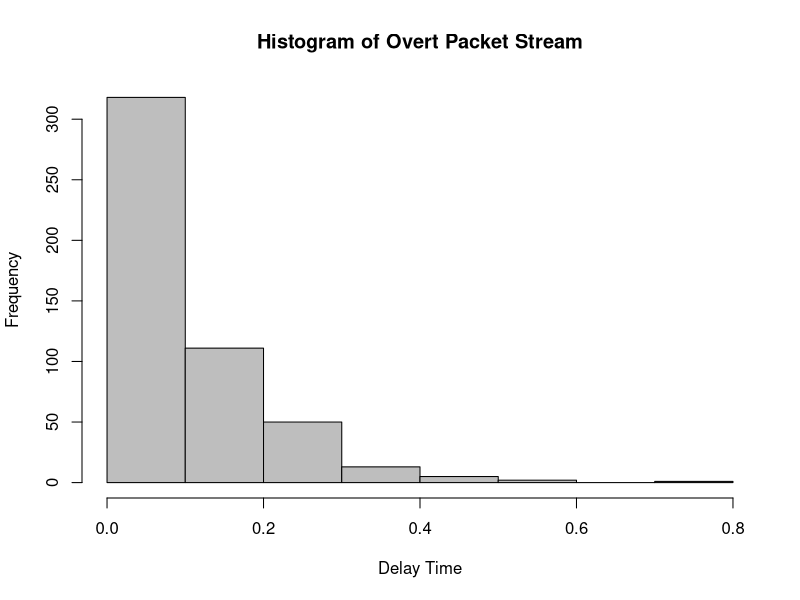
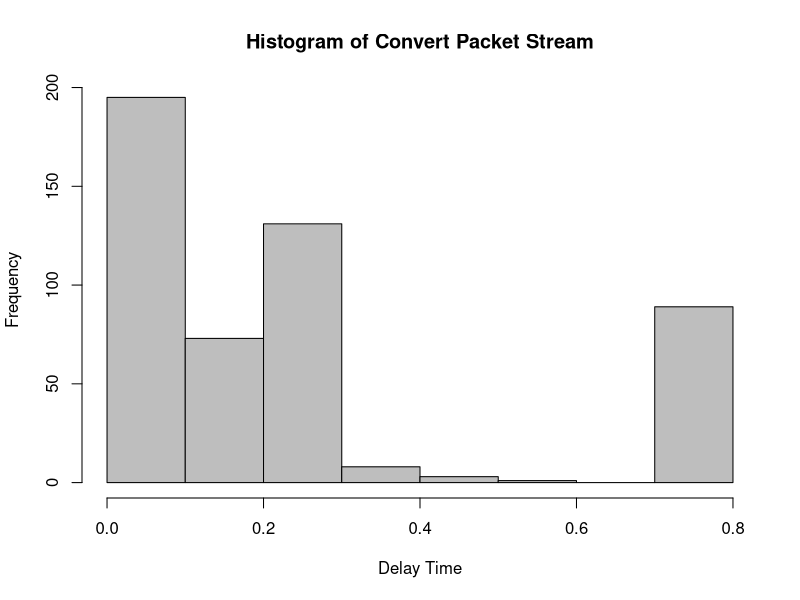
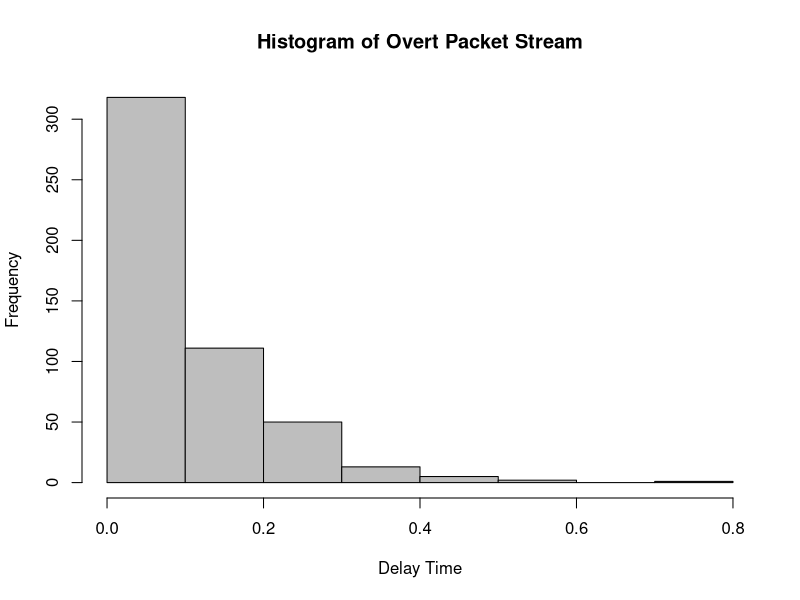
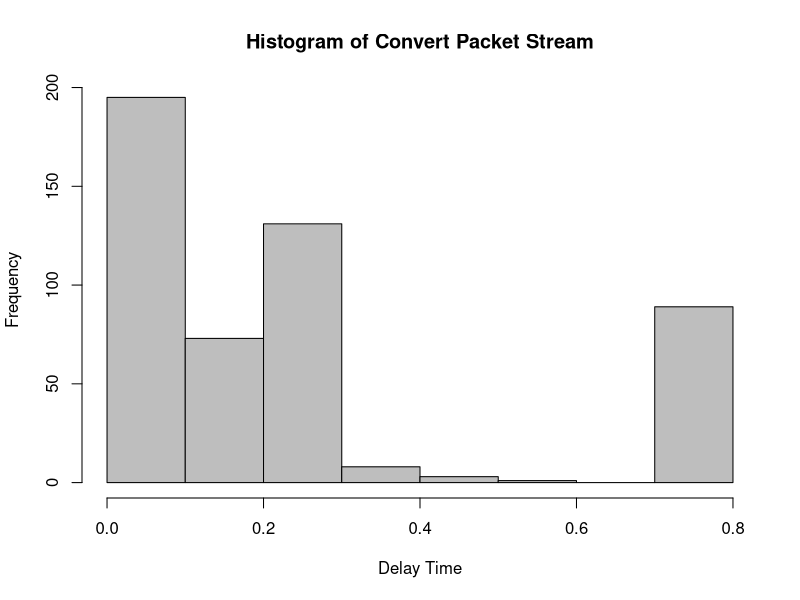
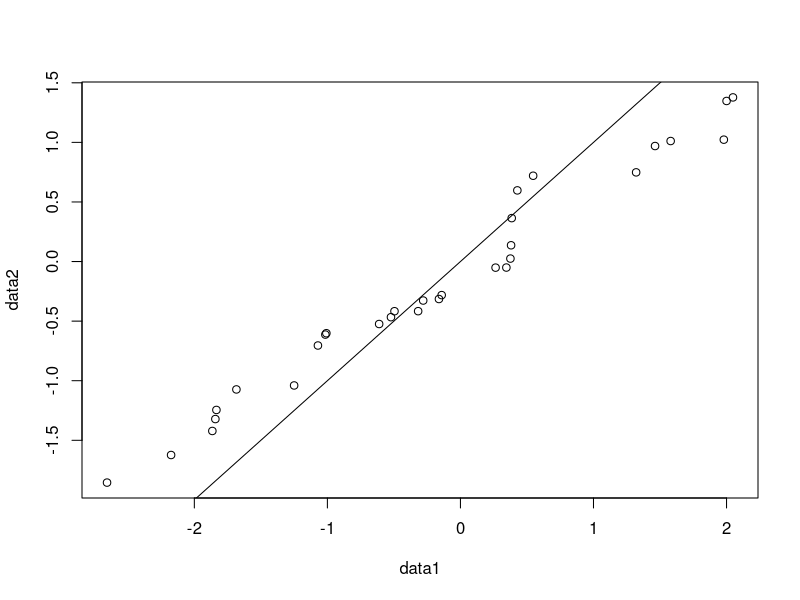
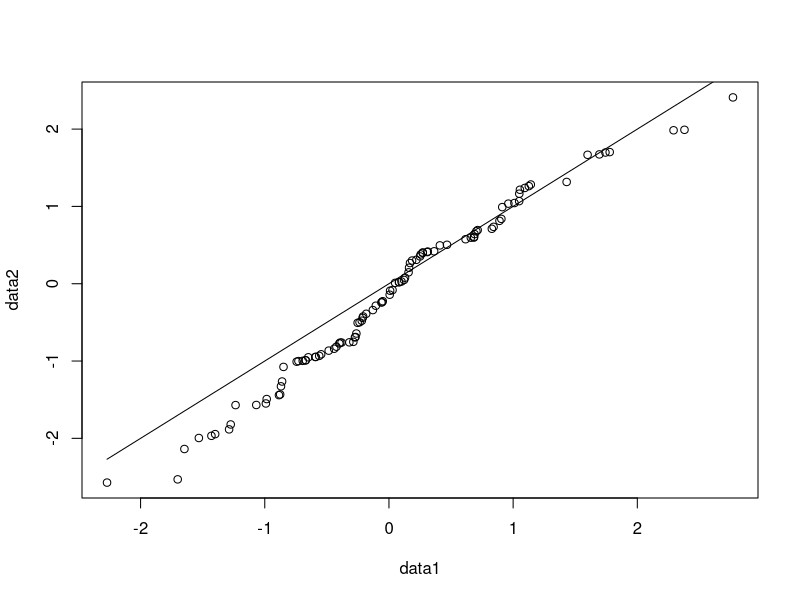
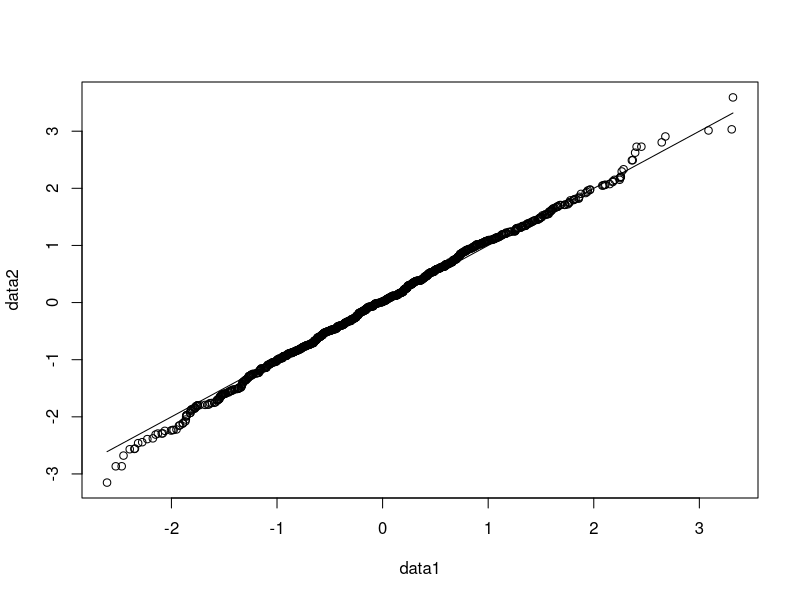
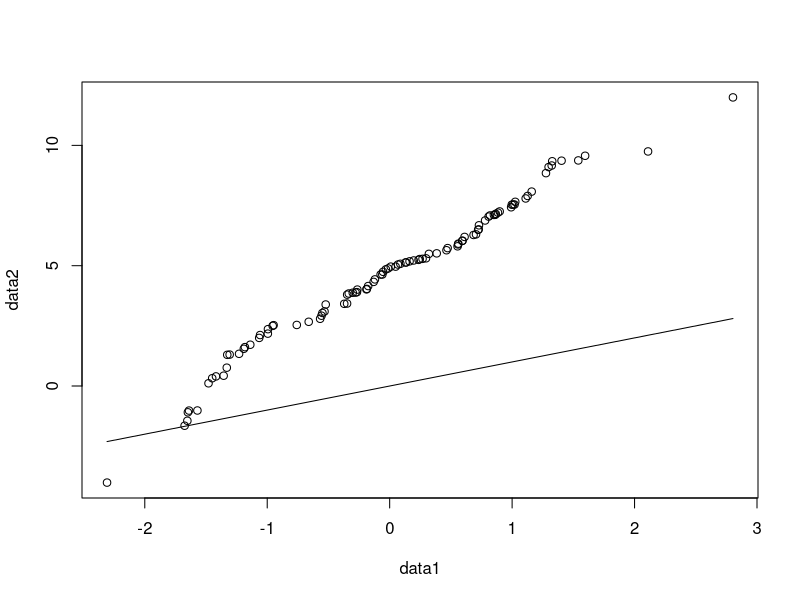

Source code (R) for these figures, in order: (Note: this script raises an error after producing the figures.)
## ---- chunk 1
knitr::opts_chunk$set(echo = TRUE)
## ---- chunk 2
Traffic_data_orig <- read.csv("Traffic_data_orig.csv", header=TRUE)
message <- "this is a secret message"
raw <- charToRaw(message)
time = Traffic_data_orig$Time
num = as.integer(rawToBits(raw))

delays = numeric(length(time) - 1)
for (i in (1:(length(time) - 1))) {
  delays[i] = time[i+1] - time[i]
}

index = 1
bitlen = length(raw)*8
encrpt <- numeric(length(raw)*8)
for (i in (0:(length(raw)-1))) {
  for (j in 1:8) {
    if (num[i*8+j] == 0) {
      encrpt[index] = 0.25
    }
    else {
      encrpt[index] = 0.75
    }
    index = index+1
    j = j-1
  }
}

delays2 = delays
for (i in (1:bitlen)) {
  delays2[i] = encrpt[i]
}
## ---- chunk 3
hist(delays, col='grey', xlab = 'Delay Time',
     main = 'Histogram of Overt Packet Stream')
hist(delays2, col='grey', xlab = 'Delay Time',
     main = 'Histogram of Convert Packet Stream')
## ---- chunk 4
Traffic_data_orig <- read.csv("Traffic_data_orig.csv", header=TRUE)
message <- "this is a secret message"
raw <- charToRaw(message)
time = Traffic_data_orig$Time
num = as.integer(rawToBits(raw))
delays = numeric(length(time) - 1)
for (i in (1:(length(time) - 1))) {
  delays[i] = time[i+1] - time[i]
}
m = median(delays)
max = max(delays)
min = min(delays)

index = 1
bitlen = length(raw)*8
encrpt <- numeric(length(raw)*8)
for (i in (0:(length(raw)-1))) {
  for (j in 1:8) {
    if (num[i * 8 + j] == 0) {
      encrpt[index] = runif(1, min, m)
    }
    else {
      encrpt[index] = runif(1, m, max)
    }
    index = index + 1
    j = j - 1
  }
}

delays3 = delays
for (i in (1:bitlen)) {
  delays3[i] = encrpt[i]
}
## ---- chunk 5
hist(delays, col='grey', xlab = 'Delay Time',
     main = 'Histogram of Overt Packet Stream')
hist(delays2, col='grey', xlab = 'Delay Time',
     main = 'Histogram of Convert Packet Stream')
## ---- chunk 6
data1 <- rnorm(30)
data2 <- rnorm(30)
qqplot(data1, data2)
lines(data1, data1, type = 'l')
## ---- chunk 7
data1 <- rnorm(100)
data2 <- rnorm(100)
qqplot(data1, data2)
lines(data1, data1, type = 'l')
data1 <- rnorm(1000)
data2 <- rnorm(1000)
qqplot(data1, data2)
lines(data1, data1, type = 'l')
## ---- chunk 8
data1 <- rnorm(100)
data2 <- rnorm(100, mean = 5, sd = 3)
qqplot(data1, data2)
lines(data1, data1, type = 'l')
## ---- chunk 9
data1 <- rexp(100)
data2 <- rexp(100)
qqplot(data1, data2)
lines(data1, data1, type = 'l')
data1 <- rexp(1000)
data2 <- rexp(1000)
qqplot(data1, data2)
lines(data1, data1, type = 'l')
## ---- chunk 10
data1 <- rnorm(100)
data2 <- rexp(100)
qqplot(data1, data2)
lines(data1, data1, type = 'l')
data1 <- rnorm(500)
data2 <- rexp(500)
qqplot(data1, data2)
lines(data1, data1, type = 'l')
## ---- chunk 11
qqplot(delays, delays2)
lines(delays, delays, type = 'l')
## ---- chunk 12
qqplot(delays, delays3)
lines(delays, delays, type = "l")
## ---- chunk 13
Traffic_data_orig <- read.csv("Traffic_data_orig.csv", header=TRUE)
message <- "this is a secret message"
raw <- charToRaw(message)
time = Traffic_data_orig$Time
num = as.integer(rawToBits(raw))
delays = numeric(length(time) - 1)
for (i in (1:(length(time) - 1))) {
  delays[i] = time[i+1] - time[i]
}
m = median(delays)
max = max(delays)
min = min(delays)

index = 1
bitlen = length(raw)*8
encrpt <- numeric(length(raw)*8)
for (i in (0:(length(raw)-1))) {
  for (j in 1:8) {
    if (num[i * 8 + j] == 0) {
      encrpt[index] = sample(delays[which(delays >= min && delays <= m)])[1]
    }
    else {
      encrpt[index] = sample(delays[which(delays >= m && delays <= max)])[1]
    }
    index = index + 1
    j = j - 1
  }
}

delays4 = delays
for (i in (1:bitlen)) {
  delays4[i] = encrpt[i]
}
qqplot(delays, delays4)
lines(delays, delays, type = 'l')
## ---- chunk 14
generateMessage <- function (len) {
  message <- numeric(len)
  for (i in (1:len)){
    message[i] = sample(c(0,1), 1)
  }
  return(message)
}

generateTime <- function(ipd, len) {
  time <- numeric(len)
  time[1] = 0
  for (i in (2:len)){
    time[i] = time[i-1] + ipd[i-1]
  }
  return(time)
}

generateProb <- function (mlen, bufferNum) {
  bufferSize = 20
  currbuffer = bufferNum
  message <- generateMessage(mlen) # Generate the random bit pattern
  ipdSource <- rexp(50)
  ipdSend <- rexp(50)
  ipdEncrypt <- ipdSend
  ipdTime <- generateTime(ipdSource, 51)
  currTime = ipdTime[bufferNum]
  min = min(ipdSend)
  max = max(ipdSend)
  med = median(ipdSend)
  underflow = 0
  overflow = 0

  index = bufferNum + 1
 
    for (i in (1:mlen)) {
      # Generate a delay
      if (message[i] == 0) {
        delay = runif(1, min, med)
        ipdEncrypt[i] = delay
      } else {
        delay = runif(1, med, max)
        ipdEncrypt[i] = delay
      }
      currTime = currTime + delay # update time
      # Update the state of the buffer depending on the number of arrivals during that time.
      if (currTime <= ipdTime[index]) {
        currbuffer = currbuffer - 1
        if (currbuffer < 1){
          underflow = 1
          break
        }
      } else {
        currbuffer = currbuffer + 1
        if (currbuffer > bufferSize){
          overflow = 1
          break
        }
      }
      index = index + 1
    }
  return(c(underflow,overflow))
}

simulate <- function (m, i) {
  for (t in (1:1000)) {
    underflow = 0
    overflow = 0
    count = 0
    output <- generateProb(m, i)
    underflow = underflow + output[1]
    overflow = overflow + output[2]
    count = count + 1
    probsU[t] = underflow/count
    probsO[t] = overflow/count
  }
  return(c(mean(probsU), mean(probsO)))
}

simulate(16,2)
simulate(16,6)
simulate(16,10)
simulate(16,14)
simulate(16,18)
simulate(32,2)
simulate(32,6)
simulate(32,10)
simulate(32,14)
simulate(32,18)

## ---- chunk 15
generateMessage <- function (len) {
  message <- numeric(len)
  for (i in (1:len)){
    message[i] = sample(c(0,1), 1)
  }
  return(message)
}

generateTime <- function(ipd, len) {
  time <- numeric(len)
  time[1] = 0
  for (i in (2:len)){
    time[i] = time[i-1] + ipd[i-1]
  }
  return(time)
}

generateProb <- function (mlen, bufferNum) {
  bufferSize = 20
  currbuffer = bufferNum
  message <- generateMessage(mlen) # Generate the random bit pattern
  ipdSource <- runif(50, 0, 1)
  ipdSend <- runif(50, 0, 1)
  ipdEncrypt <- ipdSend
  ipdTime <- generateTime(ipdSource, 51)
  currTime = ipdTime[bufferNum]
  min = min(ipdSend)
  max = max(ipdSend)
  med = median(ipdSend)
  underflow = 0
  overflow = 0

  index = bufferNum + 1
 
    for (i in (1:mlen)) {
      # Generate a delay
      if (message[i] == 0) {
        delay = runif(1, min, med)
        ipdEncrypt[i] = delay
      } else {
        delay = runif(1, med, max)
        ipdEncrypt[i] = delay
      }
      currTime = currTime + delay # update time
      # Update the state of the buffer depending on the number of arrivals during that time.
      if (currTime <= ipdTime[index]) {
        currbuffer = currbuffer - 1
        if (currbuffer < 1){
          underflow = 1
          break
        }
      } else {
        currbuffer = currbuffer + 1
        if (currbuffer > bufferSize){
          overflow = 1
          break
        }
      }
      index = index + 1
    }
  return(c(underflow,overflow))
}

simulate <- function (m, i) {
  for (t in (1:1000)) {
    underflow = 0
    overflow = 0
    count = 0
    output <- generateProb(m, i)
    underflow = underflow + output[1]
    overflow = overflow + output[2]
    count = count + 1
    probsU[t] = underflow/count
    probsO[t] = overflow/count
  }
  return(c(mean(probsU), mean(probsO)))
}

simulate(16,2)
simulate(16,6)
simulate(16,10)
simulate(16,14)
simulate(16,18)
simulate(32,2)
simulate(32,6)
simulate(32,10)
simulate(32,14)
simulate(32,18)
## ---- chunk 16
nums <- c(2,6,10,14,18)
p = pexp(1)
q = 1 - p
P1 <- numeric(5)
for (k in (1:5)) {
  i = nums[k]
  P1[k] = (1 - (q/p)^i) / (1 - (q/p)^16)
}
Q1 <- numeric(5)
for (k in (1:5)) {
  i = nums[k]
  Q1[k] = (1 - (p/q)^(16-i)) / (1 - (p/q)^16)
}


P2 <- numeric(5)
for (k in (1:5)) {
  i = nums[k]
  P2[k] = i / 20
}

c(mean(Q1), mean(P1), 1-mean(P2), mean(P2))
